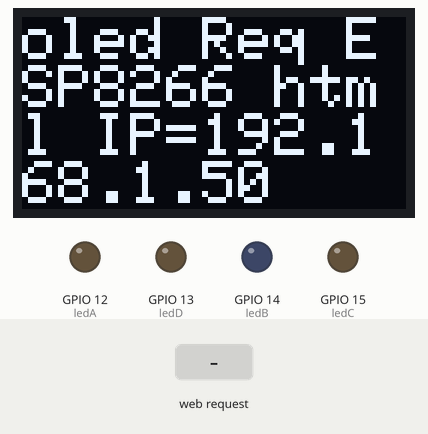
A sketch run on a simulated ESP8266 (NodeMCU). Shown: 128×64 one-colour display, output pins drawn as LEDs (lit = HIGH). Inputs (shaded band) come from the test bench. WiFi joins after 1.5 s; servers stay silent unless stated.

Above: at 4.7 s.
4.8 s: HTTP request GET /?LEDA=ON received
At 6.4 s:
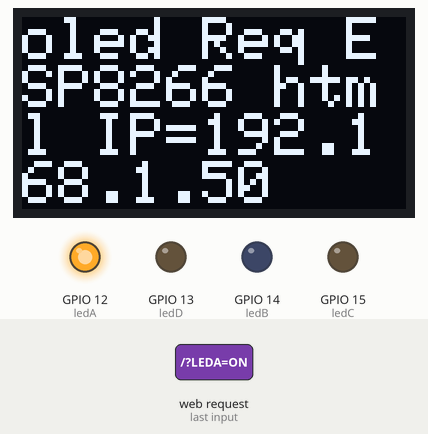
6.7 s: HTTP request GET /?LEDB=ON received
At 8.1 s:
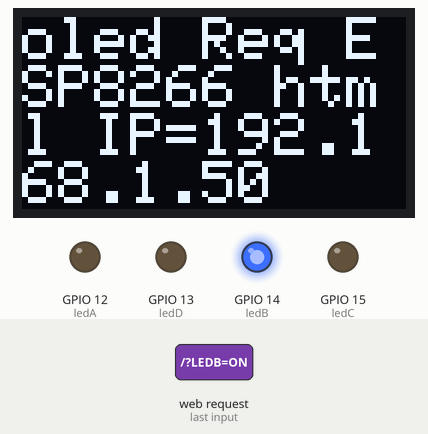
8.6 s: HTTP request GET /?LEDC=ON received
At 9.5 s:
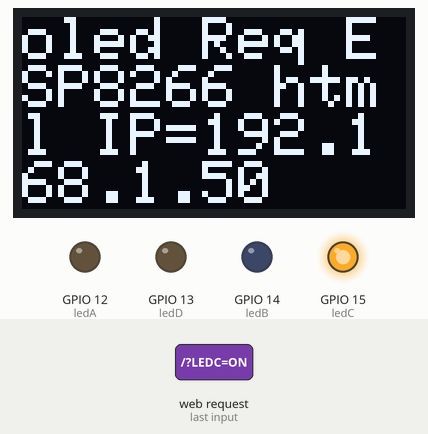
10.5 s: HTTP request GET /?LEDD=ON received
At 12.2 s:
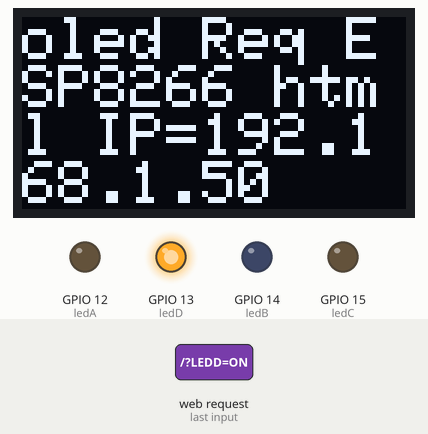
Timing chart, 0 to 13.4 s (numbered marks = the images above; inputs shaded):
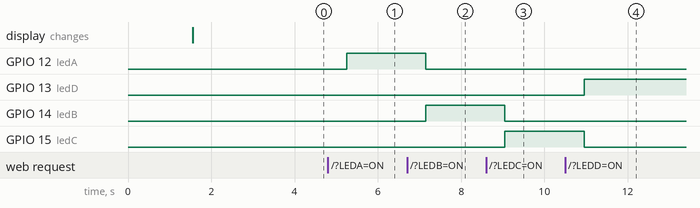

Measured:
- after the input at 4.8 s, GPIO 12 (ledA): LOW → HIGH after 0.45 s
- after the input at 6.7 s, GPIO 12 (ledA): HIGH → LOW after 0.45 s; GPIO 14 (ledB): LOW → HIGH after 0.45 s
- after the input at 8.6 s, GPIO 14 (ledB): HIGH → LOW after 0.45 s; GPIO 15 (ledC): LOW → HIGH after 0.45 s
- after the input at 10.5 s, GPIO 13 (ledD): LOW → HIGH after 0.45 s; GPIO 15 (ledC): HIGH → LOW after 0.45 s

The sketch:

ESP8266_Oled_STA_Tx_315_4_Ch_html.ino
```cpp
/*requires rc_switch libr
 * does NOT work with the old libr RCswitch
 * Tx 315 Mhz,  antena L/4=23cm
 * Attention, the module
 * must be powered with 5V
 * otherwise it does not work
 * Rx Data connected to D4, defined in code GPIO 2
 *
 * generates html page with 4 buttons
 *  for 4-channel TLC,
 *
 * the font size is increased using the line
 * client.println("<a href=\"/LED=ON\"\"><button=\" button style=\"font-size:400%\">Turn On </button></a><br />");
 instead of
 client.println("<a href=\"/LED=ON\"\"><button>Turn On </button></a><br />");
 <br/> means new line
 the line client.println("<br><br>"); inserts spaces between buttons

 for centered text I use the line
 client.println("<center><a href=\"/LED=ON\"\"><button=\"button style=\"font-size:400%\">Turn On </button></a>");
  on the left
  client.println("<left><a href=\"/LED=ON\"\"><button=\"button style=\"font-size:400%\">Turn On </button></a>");

 */

#include <RCSwitch.h>
RCSwitch mySwitch = RCSwitch();

#include <ESP8266WiFi.h>
#include <Adafruit_SSD1306.h>
#include <Adafruit_GFX.h>
#define OLED_ADDR   0x3C
Adafruit_SSD1306 display(-1);

const char* ssid = "nume router";
const char* password = "password";

int ledA = 12;
int ledB = 14;
int ledC = 15;
int ledD = 13;

WiFiServer server(80);

void setup()
{

  pinMode(ledA,OUTPUT);
  pinMode(ledB,OUTPUT);
  pinMode(ledC,OUTPUT);
  pinMode(ledD,OUTPUT);
  digitalWrite(ledA,LOW);
  digitalWrite(ledB,LOW);
  digitalWrite(ledC,LOW);
  digitalWrite(ledD,LOW);


mySwitch.enableTransmit(2);

Serial.begin(115200);
WiFi.begin(ssid, password);
while (WiFi.status() != WL_CONNECTED) {
delay(500);

    }
server.begin();

  display.begin(SSD1306_SWITCHCAPVCC, OLED_ADDR);
  display.clearDisplay();
  display.setTextSize(2);
  display.setTextColor(WHITE);
  display.setCursor(0,0);
  display.print("oled Req ESP8266 html IP=");
  display.print(WiFi.localIP());
  display.display();
delay(2000);
}

void loop() {
  // check if a client is connected
  WiFiClient client = server.available();
  if (!client) {
    return;
  }

  // Wait until the client sends some data
   while(!client.available()){
    delay(1);
  }

   // Read the first line of the request
  String request = client.readStringUntil('\r');
  client.flush();

   // Match the request

if (request.indexOf("LEDA=ON") != -1)  {
    mySwitch.send(5592332, 24);
    //mySwitch.send("10101010101010100001100");    //cod binar
    digitalWrite(ledA, HIGH);digitalWrite(ledB, LOW);digitalWrite(ledC, LOW);digitalWrite(ledD, LOW);
  }

if (request.indexOf("LEDB=ON") != -1)  {
    mySwitch.send(5592512, 24);
    //mySwitch.send("10101010101010111000000"); //cod binar
    digitalWrite(ledA, LOW);digitalWrite(ledB, HIGH);digitalWrite(ledC, LOW);digitalWrite(ledD, LOW);
  }


  if (request.indexOf("LEDC=ON") != -1)  {
    mySwitch.send(5592323, 24);
    //mySwitch.send("10101010101010100000011");
    digitalWrite(ledA, LOW);digitalWrite(ledB, LOW);digitalWrite(ledC, HIGH);digitalWrite(ledD, LOW);
  }

if (request.indexOf("LEDD=ON") != -1)  {
    mySwitch.send(5592368, 24);  //pun alte coduri
    //mySwitch.send("10101010101010100110000");
    digitalWrite(ledA, LOW);digitalWrite(ledB, LOW);digitalWrite(ledC, LOW);digitalWrite(ledD, HIGH);
  }

  client.println("<!DOCTYPE html><html>");
  client.println("<head><meta name=\"viewport\" content=\"width=device-width,   initial-scale=1\">");
  client.println("<link rel=\"icon\" href=\"data:,\">");
  client.println("<style>html { font-family: Helvetica; display: inline-block; margin:  0px auto; text-align: center;}");
  client.println(".button { background-color: #4CAF50; border: 2px solid #4CAF50;;  color: white; padding: 14px 32px; text-align: center; text-decoration: none; display:   inline-block; font-size: 16px; margin: 4px 2px; cursor: pointer; }");
  client.println("text-decoration: none; font-size: 30px; margin: 2px; cursor:  pointer;}");
// Web Page Heading
  client.println("</style></head>");
  client.println("<body><center><h1>Tx 4 Ch ESP8266 </h1></center>");
  client.println("<form><center>");
   client.println("<br><br>");
  client.println("<button class=\"button\" name=\"LEDA\" value=\"ON\"   type=\"submit\">LEDA ON</button>");
  client.println("<button class=\"button\" name=\"LEDB\" value=\"ON\"   type=\"submit\">LEDB ON</button></center>");
  client.println("<button class=\"button\" name=\"LEDC\" value=\"ON\"   type=\"submit\">LEDC ON</button>") ;
  client.println("<button class=\"button\" name=\"LEDD\" value=\"ON\"   type=\"submit\">LEDD ON</button></center>");
  client.println("</center></form></body></html>");
  delay(1);
    }
```
